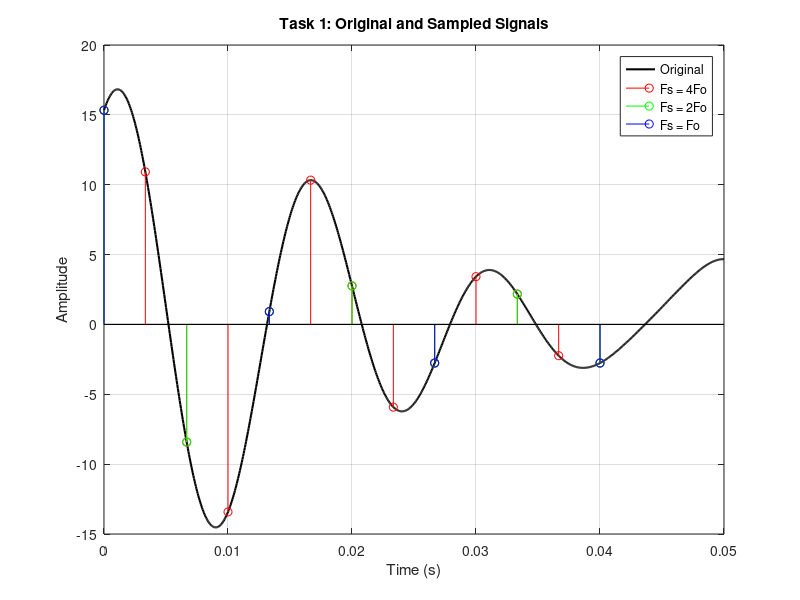

Here is the MATLAB script that generated this plot:



%
%
%
%
%
%
%
%
%
%
%
%
%
%%
%task 1


clc; clear; close all;

% Time vector for high resolution (original signal)
t = linspace(0, 3/60, 1000); % 3 cycles of highest freq (75 Hz)
x = 10*cos(120*pi*t) + 5*sin(100*pi*t + deg2rad(30)) + 4*sin(150*pi*t + deg2rad(45));

% Maximum frequency component
Fo = 75; % 150π → 75 Hz

% Sampling frequencies
Fs1 = 4*Fo;
Fs2 = 2*Fo;
Fs3 = Fo;

% Time vectors for sampling
t1 = 0:1/Fs1:3/Fo;
t2 = 0:1/Fs2:3/Fo;
t3 = 0:1/Fs3:3/Fo;

% Sampled signals
x1 = 10*cos(120*pi*t1) + 5*sin(100*pi*t1 + deg2rad(30)) + 4*sin(150*pi*t1 + deg2rad(45));
x2 = 10*cos(120*pi*t2) + 5*sin(100*pi*t2 + deg2rad(30)) + 4*sin(150*pi*t2 + deg2rad(45));
x3 = 10*cos(120*pi*t3) + 5*sin(100*pi*t3 + deg2rad(30)) + 4*sin(150*pi*t3 + deg2rad(45));

% Plot
figure;
plot(t, x, 'k', 'LineWidth', 1.5); hold on;
stem(t1, x1, 'r'); stem(t2, x2, 'g'); stem(t3, x3, 'b');
legend('Original', 'Fs = 4Fo', 'Fs = 2Fo', 'Fs = Fo');
xlabel('Time (s)'); ylabel('Amplitude'); title('Task 1: Original and Sampled Signals');
grid on;


